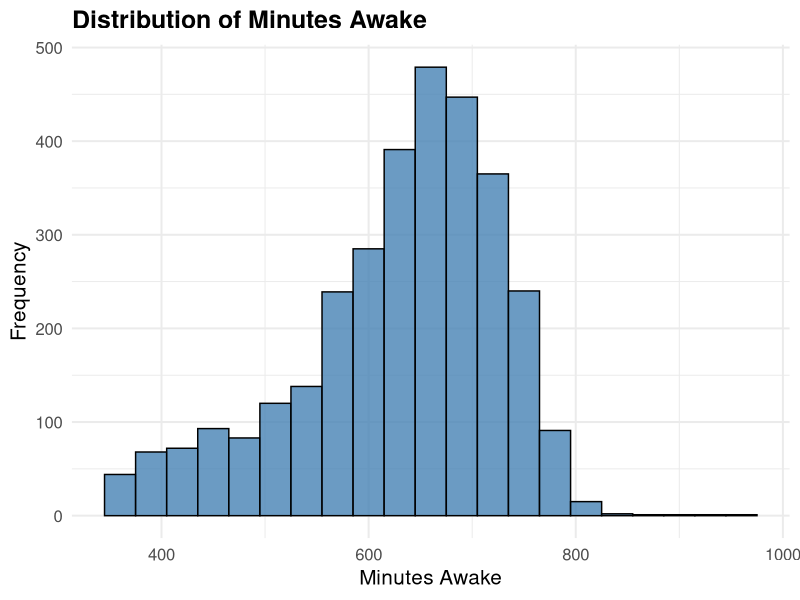
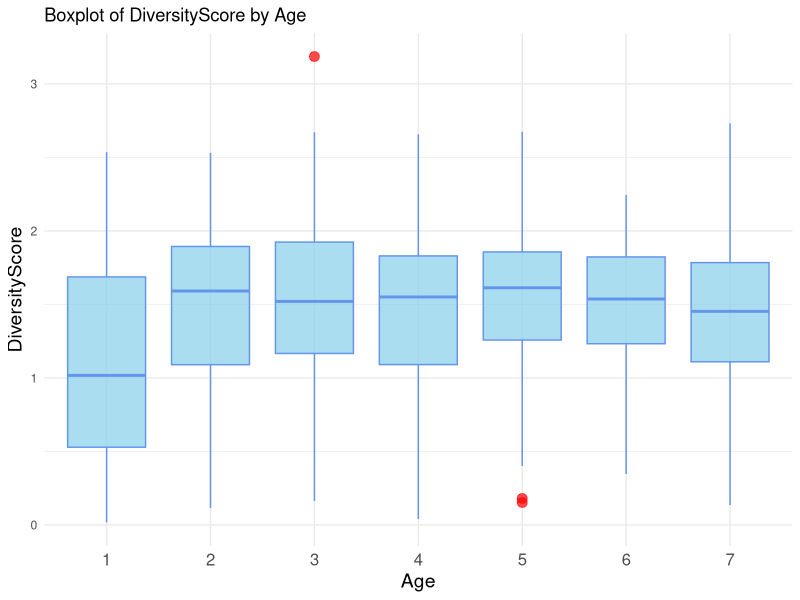
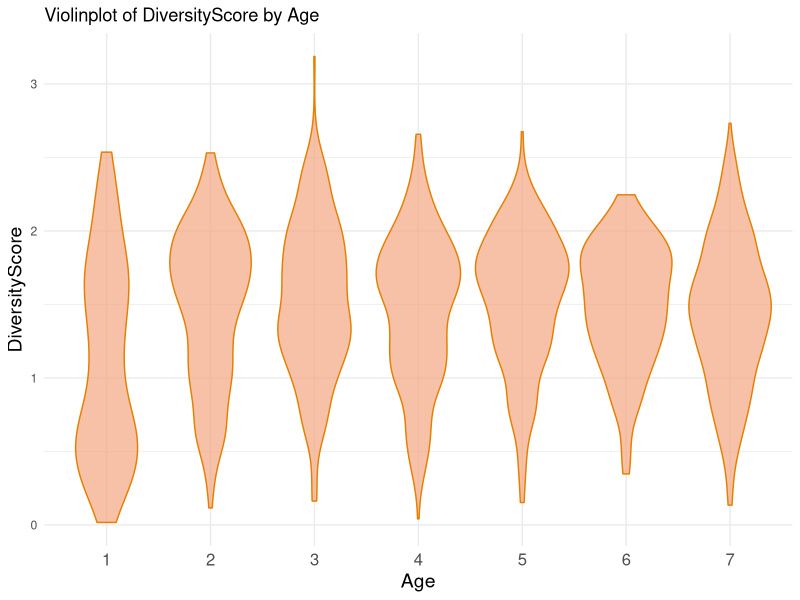
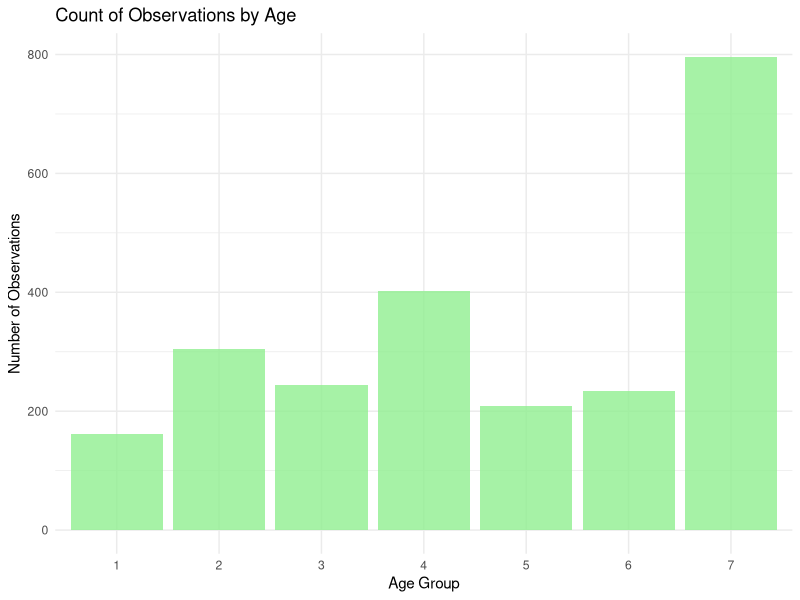
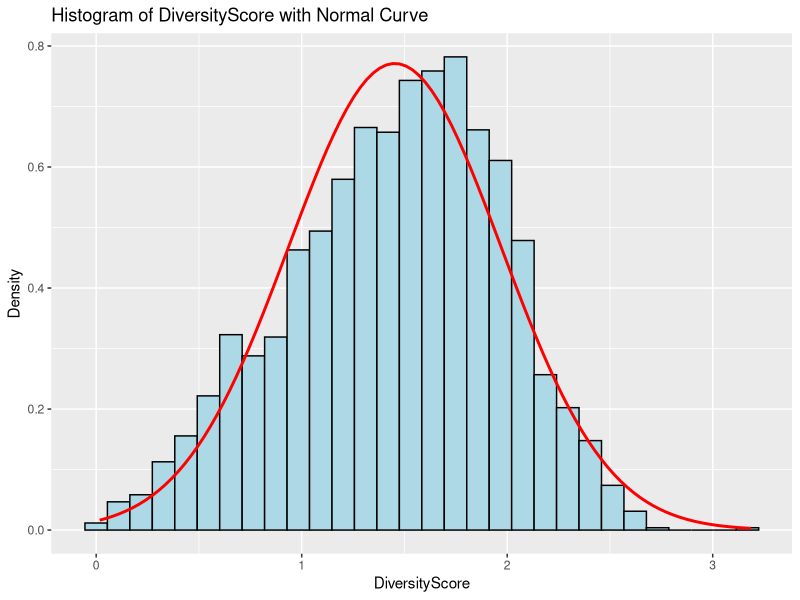
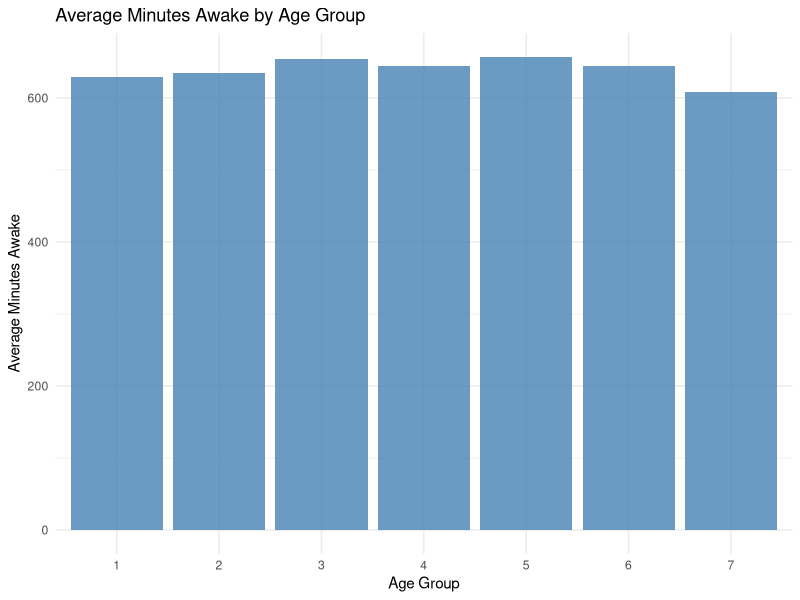
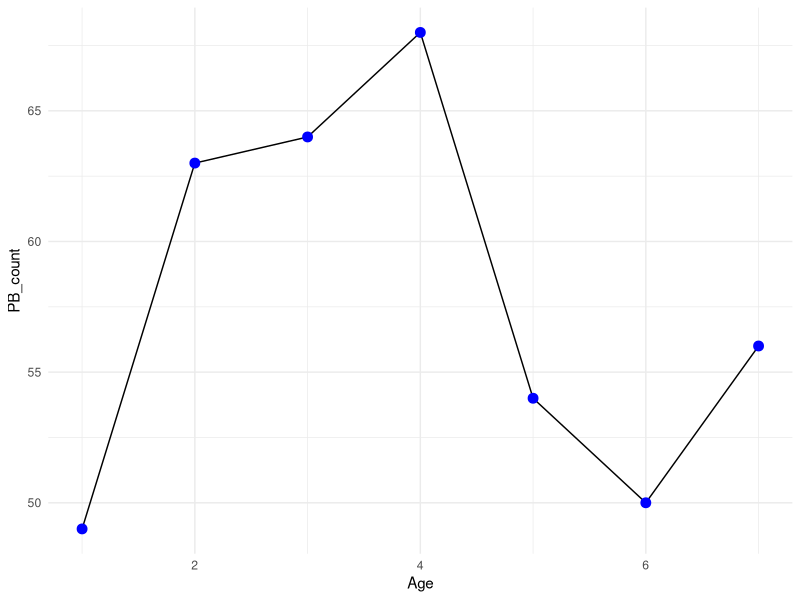

Recreate these plots in R, in order.
## ---- chunk 1
knitr::opts_chunk$set(echo = TRUE)
library(ggplot2)
library(dplyr)
library(tidyr)
## ---- chunk 2
library(dplyr)
library(ggplot2)
df_score <- read.csv("diversity_score.csv")
df <- read.csv("final_data.csv")
## ---- chunk 3
ggplot(df, aes(x = `Minutes.awake`)) +
  geom_histogram(binwidth = 30, fill = "steelblue", color = "black", alpha = 0.8) +
  labs(
    title = "Distribution of Minutes Awake",
    x = "Minutes Awake",
    y = "Frequency"
  ) +
  theme_minimal(base_size = 15) +
  theme(
    axis.text = element_text(size = 12),
    plot.title = element_text(size = 18, face = "bold")
  )
## ---- chunk 4
# Boxplot
ggplot(df_score, aes(x = factor(Age), y = DiversityScore)) +
  geom_boxplot(fill = "skyblue", color = "#6495ED", outlier.colour = "red", outlier.size = 3, alpha=0.7) +
  labs(
    title = "Boxplot of DiversityScore by Age",
    x = "Age",
    y = "DiversityScore"
  ) +
  theme_minimal() +
  theme(axis.text.x = element_text(size = 12), axis.title = element_text(size = 14))


# Violinplot
ggplot(df_score, aes(x = factor(Age), y = DiversityScore)) +
  geom_violin(fill = "#F3A683", color = "#E67F00", alpha=0.7) +
  labs(
    title = "Violinplot of DiversityScore by Age",
    x = "Age",
    y = "DiversityScore"
  ) +
  theme_minimal() +
  theme(axis.text.x = element_text(size = 12), axis.title = element_text(size = 14))
## ---- chunk 5
#eda 3
diversity_stats <- df_score %>%
  group_by(Age) %>%
  summarise(
    Min = min(DiversityScore, na.rm = TRUE),
    Max = max(DiversityScore, na.rm = TRUE),
    Median = median(DiversityScore, na.rm = TRUE),
    Mean = mean(DiversityScore, na.rm = TRUE),
    SD = sd(DiversityScore, na.rm = TRUE) # Standard deviation
  )

# Print the summary statistics
print(diversity_stats)
age_counts <- df_score %>%
  group_by(Age) %>%
  summarise(count = n())
# Print the counts to the console
print(age_counts)

# Create a bar plot for the count of observations by age
ggplot(age_counts, aes(x = as.factor(Age), y = count)) +
  geom_bar(stat = "identity", fill = "lightgreen", alpha = 0.8) + # Bar plot
  labs(
    title = "Count of Observations by Age",
    x = "Age Group",
    y = "Number of Observations"
  ) +
  theme_minimal()
## ---- chunk 6
ggplot(df_score, aes(x = DiversityScore)) +
  geom_histogram(aes(y = after_stat(density)), bins = 30, fill = "lightblue", color = "black") +
  stat_function(fun = dnorm, args = list(mean = mean(df_score$DiversityScore, na.rm = TRUE), 
                                         sd = sd(df_score$DiversityScore, na.rm = TRUE)),
                color = "red", size = 1) +
  labs(title = "Histogram of DiversityScore with Normal Curve",
       x = "DiversityScore",
       y = "Density")

## ---- chunk 7
anova_result <- aov(DiversityScore ~ Age, data = df_score)
summary(anova_result)
## ---- chunk 8
#eda 5
final_data_df<-read.csv("final_data.csv")
total_minutes_awake <- final_data_df %>%
  group_by(Age) %>%
  summarise(total_minutes_awake = sum(Minutes.awake, na.rm = TRUE)) # Sum of minutes awake

# Print the total minutes awake for each age
print(total_minutes_awake)

average_minutes_awake <- final_data_df %>%
  group_by(Age) %>%
  summarise(
    total_minutes_awake = sum(Minutes.awake, na.rm = TRUE), # Total minutes awake
    age_count = n() # Count of observations per age
  ) %>%
  mutate(avg_minutes_awake = total_minutes_awake / age_count)
print(average_minutes_awake)
str(average_minutes_awake)
# Create a bar plot to show the distribution of total minutes awake by age
ggplot(average_minutes_awake, aes(x = factor(Age), y = avg_minutes_awake)) +
  geom_bar(stat = "identity", fill = "steelblue", alpha = 0.8) + # Bar plot
  labs(
    title = "Average Minutes Awake by Age Group",
    x = "Age Group",
    y = "Average Minutes Awake"
  ) +
  theme_minimal() +
  theme( ) 
## ---- chunk 9
result <- df %>%
  pivot_longer(cols = 7:ncol(df),
               names_to = "Behavior", 
               values_to = "Value") %>%
  filter(Value != 0.0)

result <- result %>%
  group_by(Age) %>%
  summarise(PB_count = n_distinct(Behavior)) %>%
  arrange(desc(PB_count))

ggplot(result, aes(x=Age, y=PB_count)) +
  geom_line() +
  geom_point(color = "blue", size = 3) +
  theme_minimal()

print(result)
